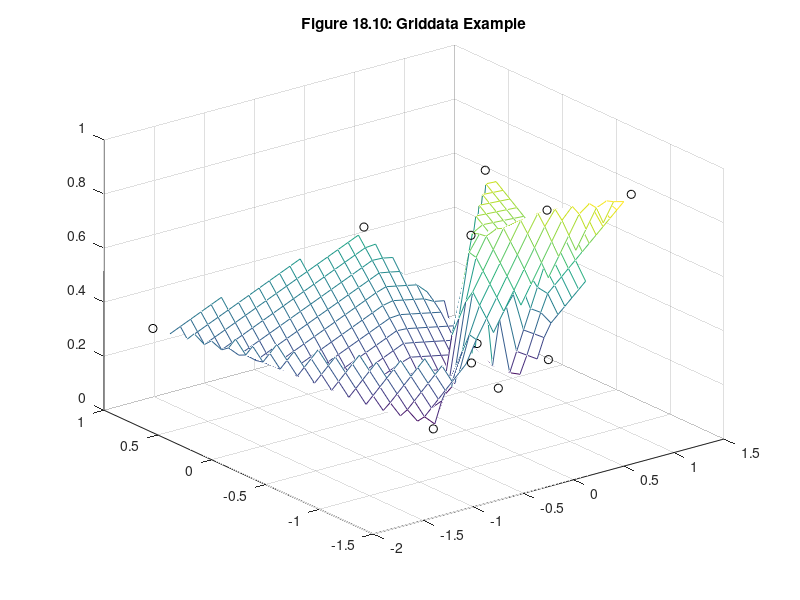

Source code (MATLAB):
x =[0     -0.31786        1.095       -1.874      0.42818      0.89564 ...
 0.73096      0.57786     0.040314      0.67709       0.5689     -0.25565];

y =[-0.54648     -0.84676     -0.24634      0.66302      -0.8542      -1.2013...
     -0.11987    -0.065294       0.4853     -0.59549     -0.14967     -0.43475];

z = rand(1,12); % no z component for now
xi = linspace(min(x),max(x),30); % desired x points
yi = linspace(min(y),max(y),30); % desired y points
[Xi,Yi] = meshgrid(xi,yi); % create mesh grid
Zi = griddata(x,y,z,Xi,Yi); % grid the scattered data at Xi,Yi points
mesh(Xi,Yi,Zi)
hold on
plot3(x,y,z,'ko')  % show original data
hold off
title('Figure 18.10: Griddata Example')
